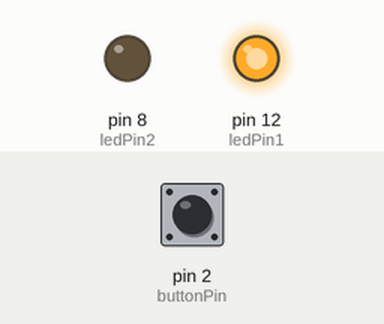
The sketch below on a simulated Arduino Uno, built with avr-gcc and run on an emulated ATmega328P. Parts: output pins drawn as LEDs (lit = HIGH). The inputs (shaded band) are chosen by the test bench; at power-on: pin 2 (buttonPin) LOW.

Above: at 1.2 s.
1.3 s: pin 2 (buttonPin) pulled HIGH for 0.15 s
At 1.37 s:
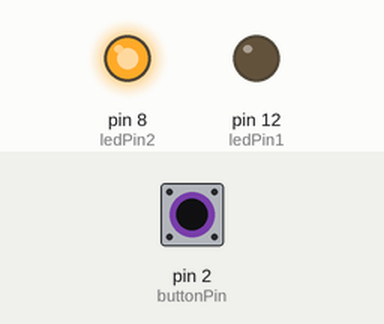
2.9 s: pin 2 (buttonPin) pulled HIGH for 3.2 s
At 6.5 s:
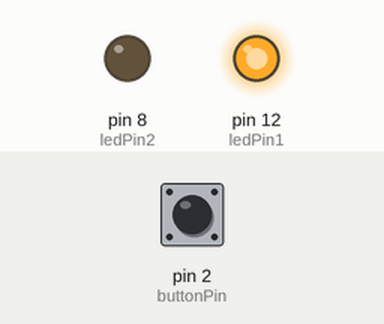
Timing chart, 0 to 8.0 s (numbered marks = the images above; inputs shaded):
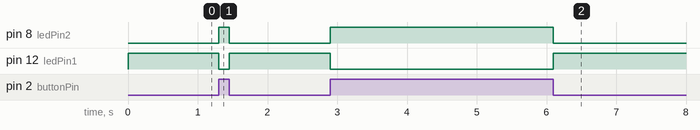

The sketch:

Dugme2.ino
```cpp
int ledPin1 = 12;
int ledPin2 = 8;
int buttonPin = 2;
int buttonState = 0;

void setup()
{
  pinMode(ledPin1, OUTPUT);
  pinMode(buttonPin, INPUT);
  pinMode(ledPin2, OUTPUT);
}

void loop()
{
  buttonState = digitalRead(buttonPin);
  if (buttonState == HIGH){
    digitalWrite(ledPin2, HIGH);
    digitalWrite(ledPin1, LOW);
  }else{
    digitalWrite(ledPin2, LOW);
    digitalWrite(ledPin1, HIGH);
  }
}
```

Measured:
- after the input at 1.3 s, pin 8 (ledPin2): LOW → HIGH at once, → LOW 0.15 s later; pin 12 (ledPin1): HIGH → LOW at once, → HIGH 0.15 s later
- after the input at 2.9 s, pin 8 (ledPin2): LOW → HIGH at once, → LOW 3.2 s later; pin 12 (ledPin1): HIGH → LOW at once, → HIGH 3.2 s later
